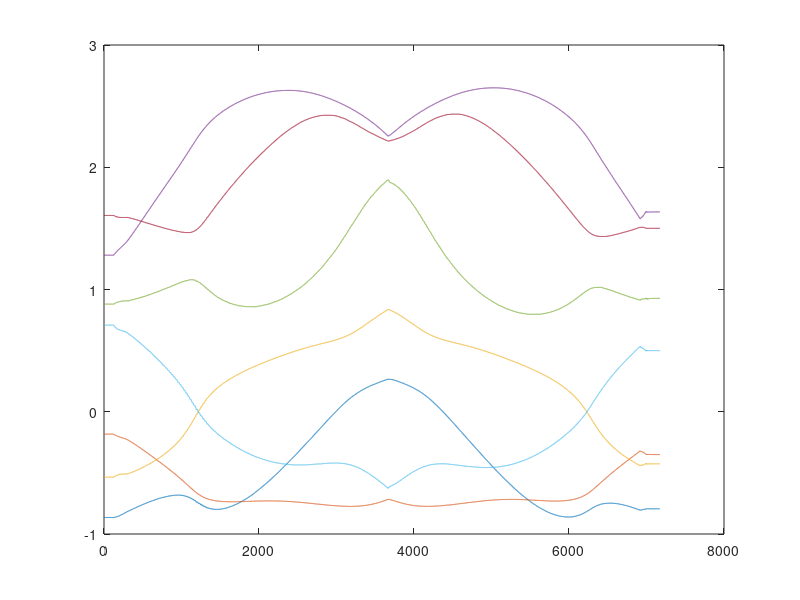

Reproduce this figure in MATLAB. (Note: this script raises an error after producing the figure.)

%%%%%%%%%%%%%%%%%%%%%%%%%%%%%%%%%%%%%
%experiment from min comparison%%%%%%%%%%%%%%%%%%%%%%%%%%%%%%%
load('experimento_from_min_vanilla.mat')
%7172
figure, plot(pathq'), hold
w_from_min_vanilla = compute_manip(robot, pathq);
load('experimento_from_min_sgo.mat')
plot(pathq')

w_from_min_sgo = compute_manip(robot, pathq);

n1 = length(w_from_min_vanilla)
n2 = length(w_from_min_sgo)
n = min(n1, n2);

w_from_min_vanilla=w_from_min_vanilla(1:n);
w_from_min_sgo=w_from_min_sgo(1:n);
figure, plot(w_from_min_vanilla)
hold
plot(w_from_min_sgo)
legend('from_min_vanilla', 'from_min_sgo')


%%%%%%%%%%%%%%%%%%%%%%%%%%%%%%%%%%%%%
%experiment from max comparison%%%%%%%%%%%%%%%%%%%%%%%%%%%%%%%
load('experimento_from_max_vanilla.mat')
%7172
%figure, plot(pathq'), hold
w_from_max_vanilla = compute_manip(robot, pathq);
load('experimento_from_max_sgo.mat')
%plot(pathq')
w_from_max_sgo = compute_manip(robot, pathq);

n1 = length(w_from_max_vanilla)
n2 = length(w_from_max_sgo)
n = min(n1, n2);

w_from_max_vanilla=w_from_max_vanilla(1:n);
w_from_max_sgo=w_from_max_sgo(1:n);
figure, plot(w_from_max_vanilla)
hold
plot(w_from_max_sgo)
legend('from_max_vanilla', 'from_max_sgo')